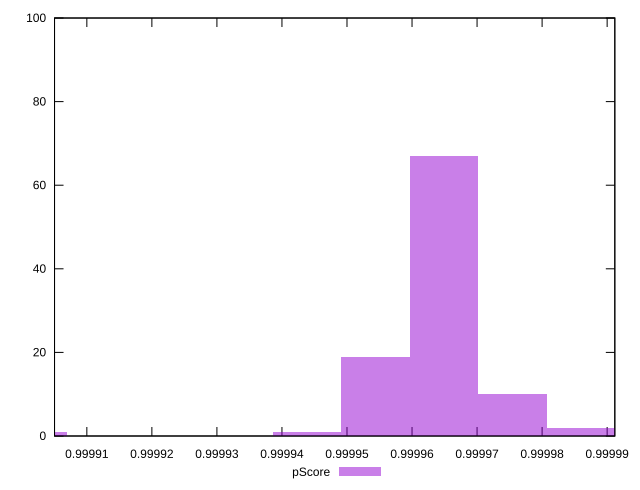

Generate this figure with gnuplot:
reset

$pScore <<EOF
0.9999754765834067 10
0.9999649395450553 67
0.9999544025067039 19
0.999986013621758 2
0.9999438654683526 1
0.999901717314947 1
EOF

set key outside below
set boxwidth 0.000010537038351370446
set xrange [0.9999050328384271:0.9999911809529832]
set yrange [0:100]
set trange [0:100]
set style fill transparent solid 0.5 noborder
set terminal svg size 640, 490 enhanced background rgb 'white'
set output "report_00008_2021-01-22T20:58:29.167/mainthread-work-breakdown/samples/pages+cached+noexternal+nocss/pScore/histogram.svg"

plot $pScore title "pScore" with boxes

reset
